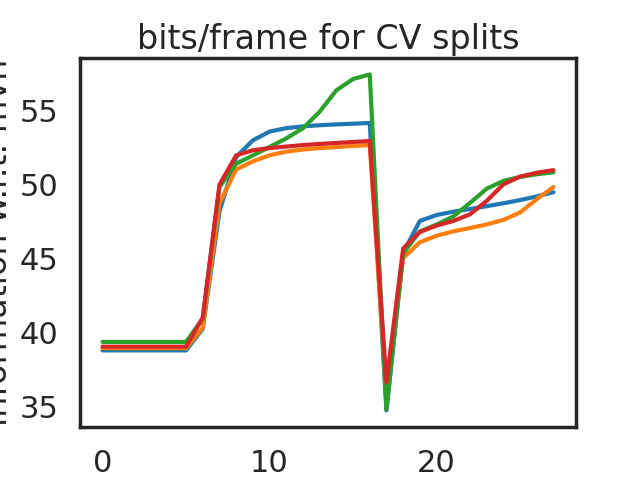

Reproduce this figure in Python.
"""

"""
import glob
import os

import numpy as np
import pandas as pd
import matplotlib.pyplot as plt
from scipy.stats import multivariate_normal

from keypoint_moseq.project.io import load_checkpoint, save_llh
from keypoint_moseq.project.fit_utils import calculate_ll


def fit_mvn(data):
    """
    Multivariate gaussian model for the pose prediction to get the lower bound
    """

    n_features = data['Y'].shape[-2]
    d = data['Y'].shape[-1]

    x = data['Y'][data['mask'] > 0]
    x = x.reshape((-1, n_features * d))

    p = multivariate_normal(mean=np.mean(x, axis=0), cov=np.cov(x.T)).pdf(x)
    p = np.maximum(p, 1e-100)
    log_Y_given_mvn = np.sum(np.log(p))
    return log_Y_given_mvn


def get_logll_from_checkpoint(ckp):
    log_Y_and_model = []
    log_Y_given_model = []

    data = {'Y': ckp['Y'], 'mask': ckp['mask']}
    n_samples = np.sum(data['mask']).astype(int)
    log_Y_given_mvn = fit_mvn(data)
    for iter in ckp['history']:
        states = ckp['history'][iter]['states']
        params = ckp['history'][iter]['params']
        hypparams = ckp['hypparams']
        noise_prior = ckp['noise_prior']
        l1, l2 = calculate_ll(states, params, hypparams, noise_prior, data)
        log_Y_and_model.append(l1)
        log_Y_given_model.append(l2)
    return log_Y_and_model, log_Y_given_model, n_samples, log_Y_given_mvn


def process_checkpoints(project_dir):
    llh_df = pd.DataFrame(columns=['hyp', 'hyp_idx', 'cv_idx', 'batch', 'n_iters', 'n_samples',
                                   'log_Y_given_mvn', 'log_Y_and_model', 'log_Y_given_model', 'bits'])
    sweep_dirs = [d for d in os.listdir(project_dir) if 'sweep_' in d]
    for hyp_sweep_dir in sweep_dirs:
        hyp = hyp_sweep_dir.split('_')[-1]
        print("sweep_hyp", hyp)
        for hyp_val_dir in glob.glob(os.path.join(project_dir, hyp_sweep_dir) + '/*'):
            hyp_idx = hyp_val_dir.split('/')[-1]
            print("each_sweep_dir", hyp_idx)
            for cv_split_path in glob.glob(hyp_val_dir + '/*'):
                if not os.path.isdir(cv_split_path):
                    continue
                cv_idx = cv_split_path.split('/')[-1]

                n_iters = []
                n_samples = []
                log_Y_given_mvn = []
                log_Y_and_model = []
                log_Y_given_model = []
                bits = []

                for batch_ckp_path in glob.glob(cv_split_path + '/*'):
                    if not os.path.isdir(batch_ckp_path):
                        continue
                    print("loading...", batch_ckp_path)

                    ckp = load_checkpoint(path=batch_ckp_path + '/checkpoint.p')
                    b = ckp['current_batch']
                    b_log_Y_and_model, b_log_Y_given_model, b_n_samples, b_log_Y_given_mvn = get_logll_from_checkpoint(ckp)
                    b_n_iters = list(ckp['history'].keys())
                    b_bits = ((np.array(b_log_Y_given_model) - b_log_Y_given_mvn) / b_n_samples).tolist()

                    log_Y_and_model.append(b_log_Y_and_model)
                    log_Y_given_model.append(b_log_Y_given_model)
                    bits.append(b_bits)
                    n_samples.append(b_n_samples)
                    log_Y_given_mvn.append(b_log_Y_given_mvn)
                    n_iters.append(b_n_iters)

                    llh_df.loc[len(llh_df)] = [hyp, hyp_idx, cv_idx, b, b_n_iters, b_n_samples, b_log_Y_given_mvn,
                                               b_log_Y_and_model, b_log_Y_given_model, b_bits]

    return llh_df


if __name__ == '__main__':

    project_dir = '/scratch/gpfs/us3519/fit_pair/project/2023_07_05-02_29_02/'
    llh_df = process_checkpoints(project_dir)
    # save_llh(llh_df, project_dir)

    # Plot data LL, and bits across CV train splits
    run_nlags_0_df = llh_df[llh_df['hyp'] == 'nlags'][llh_df['hyp_idx'] == '0'][llh_df['cv_idx'] < 'cv4'].sort_values(['cv_idx', 'batch']).groupby(['cv_idx'])

    # # plot log_Y_given_model, non-normalized so probably doesn't make sense
    # data_ll = np.array(run_nlags_0_df.agg({'log_Y_given_model': 'sum'})['log_Y_given_model'].tolist()).Tq
    # print(data_ll)
    # plt.plot(data_ll, linewidth=1)
    # plt.errorbar(np.arange(len(data_ll)), np.mean(data_ll, axis=1), yerr=np.std(data_ll, axis=1), fmt='-o')
    # plt.xlabel('training iterations')
    # plt.ylabel('log(Y|slds)')
    # plt.title('log(Y|slds) for CV splits')
    #
    # # plot bits/frame normalized w.r.t mvn
    bits_ = np.array(run_nlags_0_df.agg({'bits':'sum'})['bits'].tolist()).T
    print(bits_)
    plt.plot(bits_)
    plt.xlabel('training iterations')
    plt.ylabel('information w.r.t. mvn')
    plt.title('bits/frame for CV splits')
    plt.savefig('bits.png')
    #
    # plt.show()


